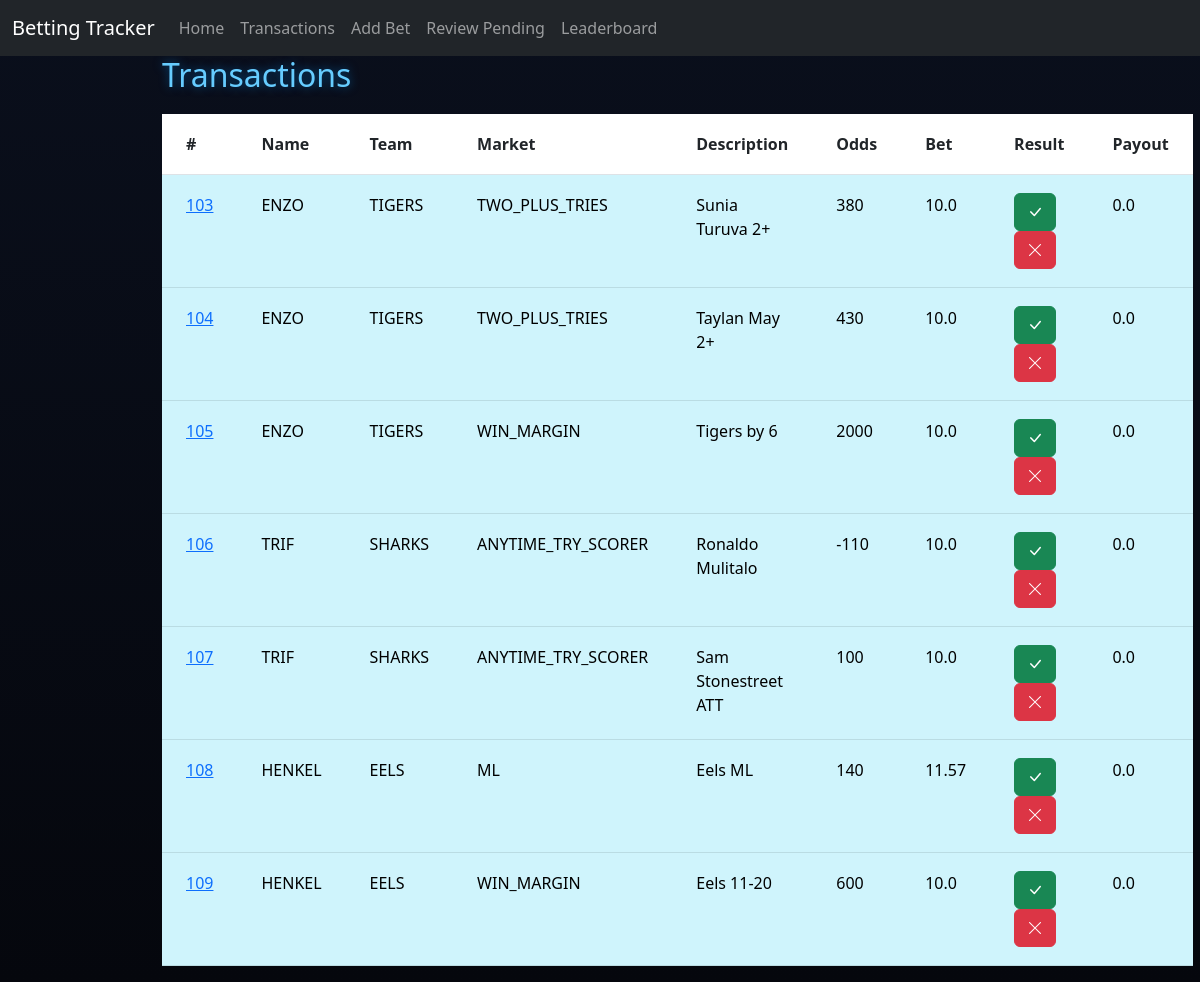
The page /review on the database as committed earlier.
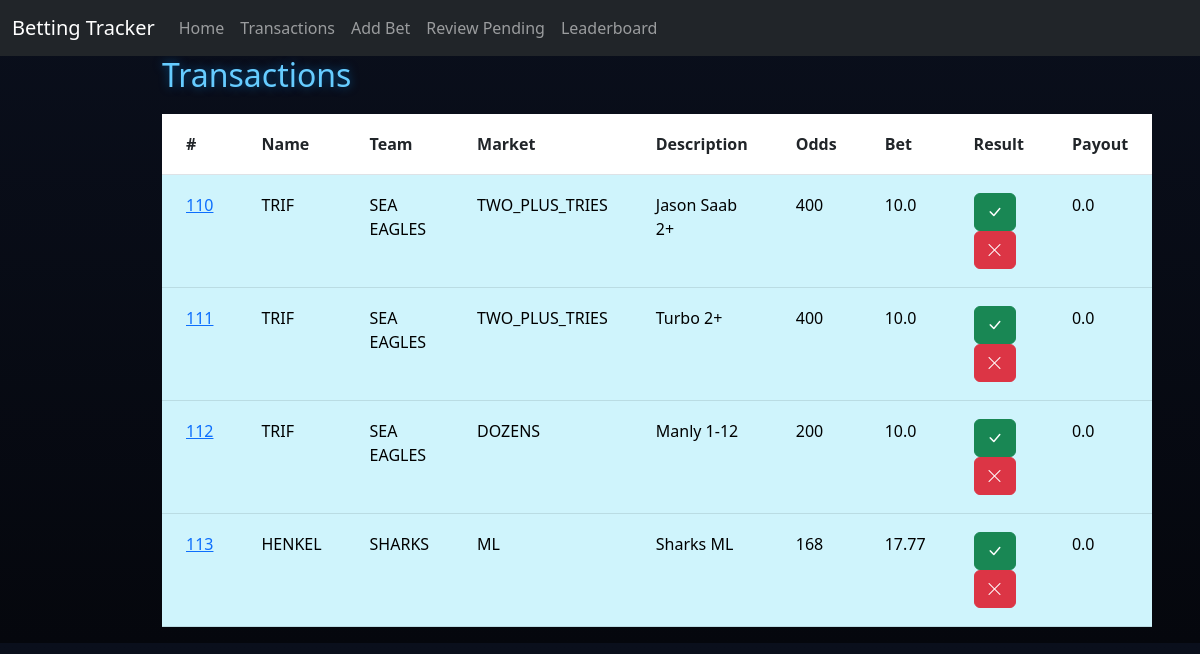
The same page on the database as committed later.
### tables this page shows
CREATE TABLE Transactions (
                            ID INTEGER PRIMARY KEY AUTOINCREMENT,
                            PlayerID INTEGER,
                            Team TEXT,
                            BetType TEXT,
                            Description TEXT,
                            Odds INTEGER,
                            AmountBet REAL,
                            Status TEXT,
                            AmountWon REAL,
                            FOREIGN KEY(PlayerID) REFERENCES Players(ID)
                        );

CREATE TABLE Players (
                        ID INTEGER PRIMARY KEY AUTOINCREMENT,
                        Name TEXT,
                        BetsPlaced INTEGER,
                        SuccessRate REAL,
                        Bank REAL
                    );

### app.py (the view, shortened to what this page needs)
@app.route("/review", methods=["GET", "POST"])
def review():
    db = get_db(DB)
    pending = db.execute("""
        SELECT Transactions.*, Players.Name
        FROM Transactions
        JOIN Players ON Players.ID = Transactions.PlayerID
        WHERE Status = 'Pending'
    """).fetchall()
    return render_template("review.html", transactions=pending)

### app.py (called while the page is built)
def get_db(DB):
    try:
        db = sqlite3.connect(DB)
        return db
    except sqlite3.Error as e:
        print(f"Error opening database: {e}")
        return None

### templates/review.html (shortened to what this page needs)
{% extends "base.html" %}
{% block content %}
<h2>Transactions</h2>
<table class="table transaction-table">
    <tr>
        <th>#</th>
        <th>Name</th>
        <th>Team</th>
        <th>Market</th>
        <th>Description</th>
        <th>Odds</th>
        <th>Bet</th>
        <th>Result</th>
        <th>Payout</th>
    </tr>
    {% for p in transactions %}
    <tr class="table-info">
        <td>
            <a href="{{ url_for('deleted', id=p[0]) }}">
                {{ p[0] }}
            </a>
        </td>
        <td>{{ p[9] }}</td>
        <td>{{ p[2] }}</td>
        <td>{{ p[3] }}</td>
        <td>{{ p[4] }}</td>
        <td>{{ p[5] }}</td>
        <td>{{ p[6] }}</td>
        <td>
            <form method="POST" action="{{ url_for('review') }}" style="display:inline;">
                <button class="btn btn-success">
                    <i class="bi bi-check-lg"></i>
                </button>
            </form>
            <form method="POST" action="{{ url_for('review') }}" style="display:inline;">
                <button class="btn btn-danger">
                    <i class="bi bi-x-lg"></i>
                </button>
            </form>
        </td>
        <td>{{ p[8] }}</td>
    </tr>
    {% endfor %}
</table>
{% endblock %}

Rows that differ between the two databases and show on the page:
no longer on this page (row edited): Transactions: ID "103", Name "ENZO", Team "TIGERS", BetType "TWO_PLUS_TRIES", Description "Sunia Turuva 2+", Odds "380", AmountBet "10.0", AmountWon "0.0"
no longer on this page (row edited): Transactions: ID "104", Name "ENZO", Team "TIGERS", BetType "TWO_PLUS_TRIES", Description "Taylan May 2+", Odds "430", AmountBet "10.0", AmountWon "0.0"
no longer on this page (row edited): Transactions: ID "105", Name "ENZO", Team "TIGERS", BetType "WIN_MARGIN", Description "Tigers by 6", Odds "2000", AmountBet "10.0", AmountWon "0.0"
no longer on this page (row edited): Transactions: ID "106", Name "TRIF", Team "SHARKS", BetType "ANYTIME_TRY_SCORER", Description "Ronaldo Mulitalo", Odds "-110", AmountBet "10.0", AmountWon "0.0"
no longer on this page (row edited): Transactions: ID "107", Name "TRIF", Team "SHARKS", BetType "ANYTIME_TRY_SCORER", Description "Sam Stonestreet ATT", Odds "100", AmountBet "10.0", AmountWon "0.0"
no longer on this page (row edited): Transactions: ID "108", Name "HENKEL", Team "EELS", BetType "ML", Description "Eels ML", Odds "140", AmountBet "11.57", AmountWon "0.0"
no longer on this page (row edited): Transactions: ID "109", Name "HENKEL", Team "EELS", BetType "WIN_MARGIN", Description "Eels 11-20", Odds "600", AmountBet "10.0", AmountWon "0.0"
added Transactions: ID "110", Name "TRIF", Team "SEA EAGLES", BetType "TWO_PLUS_TRIES", Description "Jason Saab 2+", Odds "400", AmountBet "10.0", AmountWon "0.0"
added Transactions: ID "111", Name "TRIF", Team "SEA EAGLES", BetType "TWO_PLUS_TRIES", Description "Turbo 2+", Odds "400", AmountBet "10.0", AmountWon "0.0"
added Transactions: ID "112", Name "TRIF", Team "SEA EAGLES", BetType "DOZENS", Description "Manly 1-12", Odds "200", AmountBet "10.0", AmountWon "0.0"
added Transactions: ID "113", Name "HENKEL", Team "SHARKS", BetType "ML", Description "Sharks ML", Odds "168", AmountBet "17.77", AmountWon "0.0"
